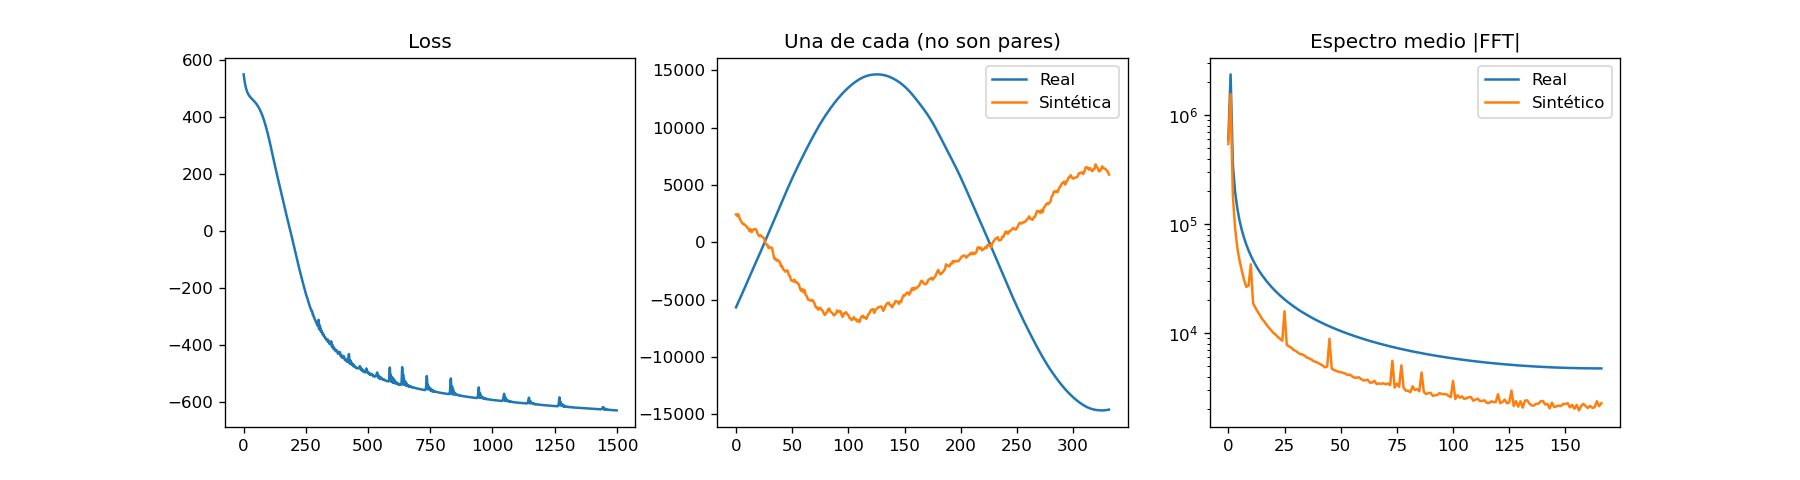

This chart was generated by the following Python code:
import numpy as np
import pandas as pd
import matplotlib
matplotlib.use("Agg")
import matplotlib.pyplot as plt
from ff_safe import FourierFlowSafe

df = pd.read_csv("PMU_AlexyDonald2.csv")
df.columns = df.columns.str.strip()
lab = df["Etiqueta"].values
CANAL, FS = "BUS10Va", 20000
x = df[CANAL].values.astype(np.float64)

# 1) Bloque largo de falla = racha larga con etiqueta 1
cambios = np.flatnonzero(np.diff(lab)) + 1
bordes = np.r_[0, cambios, len(lab)]
runs = np.diff(bordes)
vals = lab[bordes[:-1]]
largas = [(bordes[i], bordes[i + 1]) for i in range(len(runs))
          if vals[i] == 1 and runs[i] > 1000]
print("Bloques largos de falla:", largas)

# 2) Máscara de operación sana: todo menos la falla y un margen alrededor
MARGEN = 500
sana = np.ones(len(x), dtype=bool)
for a, b in largas:
    sana[max(0, a - MARGEN):b + MARGEN] = False

# 3) Frecuencia fundamental, usando el tramo sano contiguo más largo
idx = np.flatnonzero(sana)
cortes = np.flatnonzero(np.diff(idx) > 1) + 1
tramos = np.split(idx, cortes)
mayor = max(tramos, key=len)
seg = x[mayor[0]:mayor[-1] + 1]
seg = seg - seg.mean()
espectro = np.abs(np.fft.rfft(seg * np.hanning(len(seg)), n=8 * len(seg)))
f0 = np.fft.rfftfreq(8 * len(seg), 1 / FS)[espectro.argmax()]
print("Tramo sano más largo: %d muestras" % len(seg))
print("Frecuencia fundamental estimada: %.1f Hz -> %.1f muestras/ciclo" % (f0, FS / f0))

# 4) Normalizar y ventanear solo dentro de la zona sana
WIN, STRIDE = 333, 10
xmin, xmax = x.min(), x.max()
xn = (x - xmin) / (xmax - xmin + 1e-7)
X = [xn[i:i + WIN] for i in range(0, len(xn) - WIN, STRIDE)
     if sana[i:i + WIN].all()]
print("Ventanas sanas:", len(X))

# 5) Entrenar y comparar
model = FourierFlowSafe(hidden=200, fft_size=WIN, n_flows=3, normalize=True)
losses = model.fit(X, epochs=1500, learning_rate=1e-4, display_step=250)
S = model.sample(len(X))

real = np.array(X) * (xmax - xmin) + xmin
synth = S * (xmax - xmin) + xmin

fig, ax = plt.subplots(1, 3, figsize=(15, 4))
ax[0].plot(losses); ax[0].set_title("Loss")
ax[1].plot(real[0], label="Real"); ax[1].plot(synth[0], label="Sintética")
ax[1].legend(); ax[1].set_title("Una de cada (no son pares)")
ax[2].semilogy(np.abs(np.fft.rfft(real, axis=1)).mean(0), label="Real")
ax[2].semilogy(np.abs(np.fft.rfft(synth, axis=1)).mean(0), label="Sintético")
ax[2].legend(); ax[2].set_title("Espectro medio |FFT|")
plt.savefig("pmu_nominal.png", dpi=120)
print("Guardado pmu_nominal.png")
